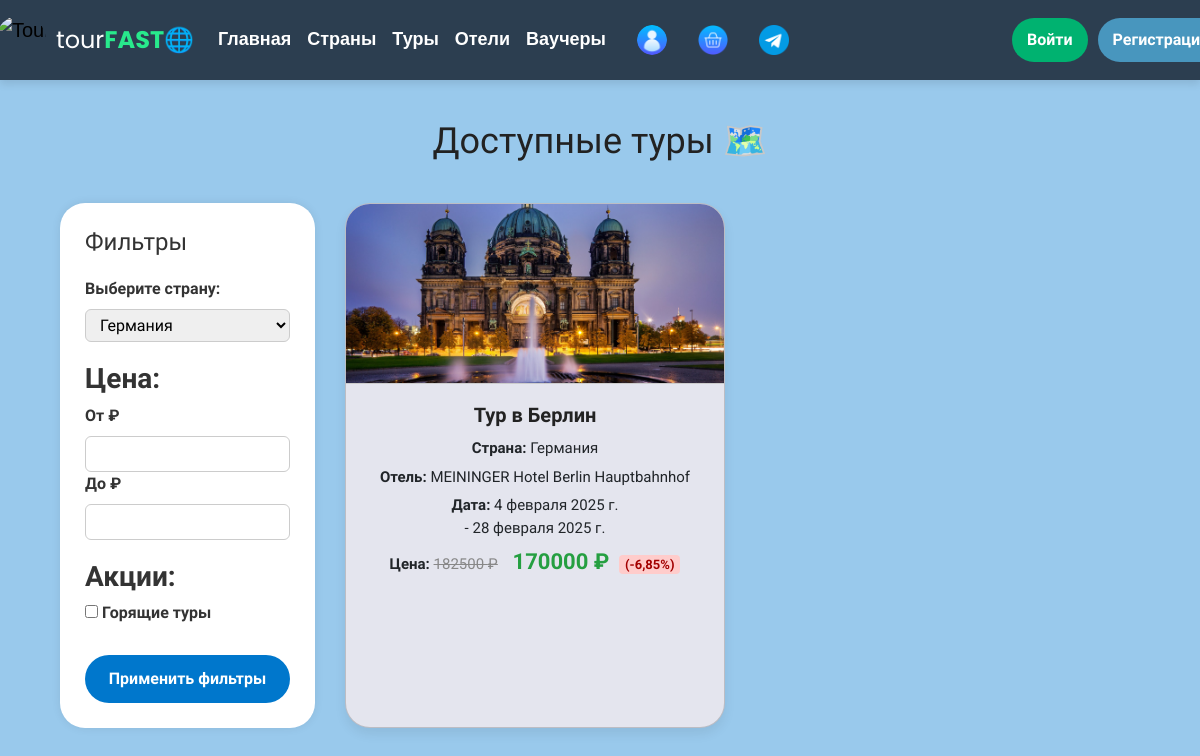
/tours/?country=5, run on the app's committed database.
### main/models.py (models this page shows, shortened)
class Tour(models.Model): # Туры
    title = models.CharField(max_length=200)
    country = models.ForeignKey(Country, on_delete=models.CASCADE, related_name="tours")
    hotel = models.ForeignKey(Hotel, on_delete=models.CASCADE, related_name="tours")
    start_date = models.DateField()
    end_date = models.DateField()
    old_price = models.DecimalField(max_digits=10, decimal_places=2, null=True, blank=True) # типа для скидки
    price = models.DecimalField(max_digits=10, decimal_places=2)
    photo = models.ImageField('Фото тура', upload_to='main/tourphotos/', null=True, blank=True)
    def discount_percentage(self):
        if self.old_price and self.old_price > self.price:
            return round((self.old_price - self.price) / self.old_price * 100, 2)
        return 0
    class Meta:
        verbose_name = 'Тур'
        verbose_name_plural = 'Туры'

class Country(models.Model): # Страны
    name = models.CharField(max_length=100, unique=True)
    description = models.TextField(max_length=1000, unique=True, null=True)
    photo = models.ImageField('Фото страны', upload_to='main/countryphotos/', null=True, blank=True)
    def __str__(self):
        return self.name
    class Meta:
        verbose_name = 'Страна'
        verbose_name_plural = 'Страны'

class Hotel(models.Model): # Отели
    name = models.CharField(max_length=200)
    country = models.ForeignKey(Country, on_delete=models.CASCADE, related_name="hotels")
    city = models.CharField(max_length=100)
    address = models.CharField(max_length=255)
    stars = models.PositiveSmallIntegerField()
    price_per_night = models.DecimalField(max_digits=10, decimal_places=2)
    photo = models.ImageField('Фото отеля', upload_to='main/hotelphotos/', null=True, blank=True)
    class Meta:
        verbose_name = 'Отель'
        verbose_name_plural = 'Отели'

### main/views.py (the view)
# urls.py: path('tours/', views.tours, name='tours_page'),
def tours(request):
    hotel = Hotel.objects.all()
    tours = Tour.objects.all()
    country = Country.objects.all()
    tour_filter = TourFilter(request.GET, queryset=Tour.objects.all())
    if request.GET:
        form = CustomTourFilterForm(request.GET)
        if form.is_valid():
            if form.cleaned_data['country']:
                tours = tours.filter(country=form.cleaned_data['country'])
            if form.cleaned_data['price_min']:
                tours = tours.filter(price__gte=form.cleaned_data['price_min'])
            if form.cleaned_data['price_max']:
                tours = tours.filter(price__lte=form.cleaned_data['price_max'])
            if form.cleaned_data['duration_min']:
                tours = tours.filter(duration__gte=form.cleaned_data['duration_min'])
            if form.cleaned_data['duration_max']:
                tours = tours.filter(duration__lte=form.cleaned_data['duration_max'])
            if form.cleaned_data.get('hot_tours'):
                tours = tours.filter(old_price__isnull=False)  # Показываем только туры с old_price
    else:
        form = CustomTourFilterForm()
    return render(request, 'main/tours.html',
                  {'form': form, 'hotel': hotel, 'tour': tours, 'country': country, 'filter': tour_filter})

### main/forms.py
class CustomTourFilterForm(forms.Form):
    country = forms.ModelChoiceField(queryset=Country.objects.all(), required=False, label="Страна")
    price_min = forms.DecimalField(required=False, min_value=0, label="Цена от")
    price_max = forms.DecimalField(required=False, min_value=0, label="Цена до")
    duration_min = forms.IntegerField(required=False, min_value=0, label="Мин. длительность")
    duration_max = forms.IntegerField(required=False, min_value=0, label="Макс. длительность")
    hot_tours = forms.BooleanField(required=False, label="Горящие туры")

### main/templates/main/tours.html (shortened to what this page needs)
{% extends 'main/layout.html' %}
{% load static %}
{% block links %}
<link rel="stylesheet" href="{% static 'main/css/tours.css' %}">
{% endblock %}
{% block body %}
<h1 class="catalog-header">Доступные туры 🗺️</h1>
<div class="filter-tour-container">
    <form method="get">
        <aside class="filter-sidebar">
            <h2>Фильтры</h2>
            <div class="filter-section">
                <label for="id_country">Выберите страну:</label>
                {{ form.country }}
            </div>
            <div class="filter-section">
                <h3>Цена:</h3>
                <label for="id_price_min">От ₽</label>
                {{ form.price_min }}
                <label for="id_price_max">До ₽</label>
                {{ form.price_max }}
            </div>
            <div class="filter-section">
                <h3>Акции:</h3>
               <label>
        <input type="checkbox" name="hot_tours" {% if request.GET.hot_tours %}checked{% endif %}>
        Горящие туры
    </label>
            </div>
            <button class="apply-filters-btn">Применить фильтры</button>
        </aside>
    </form>
    <section class="tour-list">
        {% for el in tour %}
            <div class="tour-card card">
                <div class="card-img">
                    <img src="{{ el.photo.url }}" alt="{{ el.title }}">
                </div>
                <div class="card-info">
                    <h3 class="text-title">{{ el.title }}</h3>
                    <p class="text-body"><strong>Страна:</strong> {{ el.country.name }}</p>
                    <p class="text-body"><strong>Отель:</strong> {{ el.hotel.name }}</p>
                    <p class="text-body"><strong>Дата:</strong> {{ el.start_date }}<br> - {{ el.end_date }}</br></p>
                    <p class="text-body"><strong>Цена:</strong>
    {% if el.old_price %}
        <s class="old-price">{{ el.old_price|floatformat:"-2" }} ₽</s>
        <strong class="new-price">{{ el.price|floatformat:"-2" }} ₽</strong>
        <span class="discount-label">(-{{ el.discount_percentage }}%)</span>
    {% else %}
        <strong class="new-price">{{ el.price|floatformat:"-2" }} ₽</strong>
    {% endif %}
</p>
                        </div>
                </div>
            </div>
        {% endfor %}
{% endblock %}

### main/static/main/css/tours.css (style rules this page uses)
body { font-family: 'Roboto', 'Verdana', sans-serif; background-color: #99C9EC; color: #333; margin: 0; padding: 0; }
.catalog-header { text-align: center; font-size: 36px; margin: 40px 0 20px; color: #222; }
.filter-tour-container { display: flex; gap: 30px; padding: 20px 60px; flex-wrap: wrap; margin-right: 10px; }
.filter-sidebar { flex: 1; max-width: 300px; background-color: #fff; padding: 25px; border-radius: 25px; box-shadow: 0 0 10px rgba(0, 0, 0, 0.08); }
.filter-sidebar h2 { margin-bottom: 20px; font-size: 24px; }
.filter-section { margin-bottom: 20px; }
.filter-section label, .filter-section h3 { display: block; margin-bottom: 8px; font-weight: bold; }
.filter-sidebar input[type="text"], .filter-sidebar input[type="number"], .filter-sidebar select { width: 100%; padding: 5px 10px; border: 1px solid #ccc; border-radius: 6px; }
.apply-filters-btn { margin-top: 10px; background-color: #0077cc; color: white; border: none; padding: 12px; width: 100%; border-radius: 25px; cursor: pointer; font-weight: bold; transition: transform 0.3s, background-color 0.3s; }
.tour-list { flex: 3; display: grid; grid-template-columns: repeat(auto-fill, minmax(280px, 1fr)); gap: 25px; }
.tour-card { background-color: #E4E5EE; border-radius: 25px; overflow: hidden; box-shadow: 0 6px 12px rgba(0, 0, 0, 0.07); display: flex; flex-direction: column; transition: transform 0.3s; }
.card-img img { width: 100%; height: 180px; object-fit: cover; border-bottom: 1px solid #ccc; }
.card-info { display: flex; flex-direction: column; align-items: center; justify-content: center; text-align: center; padding: 19px; }
.text-title { font-size: 20px; margin-bottom: 10px; font-weight: bold; color: #222; }
.text-body { font-size: 15px; margin-bottom: 6px; }
.old-price { color: #888; text-decoration: line-through; margin-right: 8px; }
.new-price { font-weight: bold; color: #259F41; font-size: 22px; margin-left: 3px; display: inline-block; }
.discount-label { background-color: #ffcccb; color: #a30000; font-size: 13px; font-weight: bold; padding: 2px 6px; border-radius: 4px; margin-left: 6px; }

### data on the page
Tour: photo (picture), title "Тур в Берлин", country.name "Германия", hotel.name "MEININGER Hotel Berlin Hauptbahnhof", start_date "4 февраля 2025 г.", end_date "28 февраля 2025 г.", old_price "182500", price "170000", discount_percentage "6,85"
